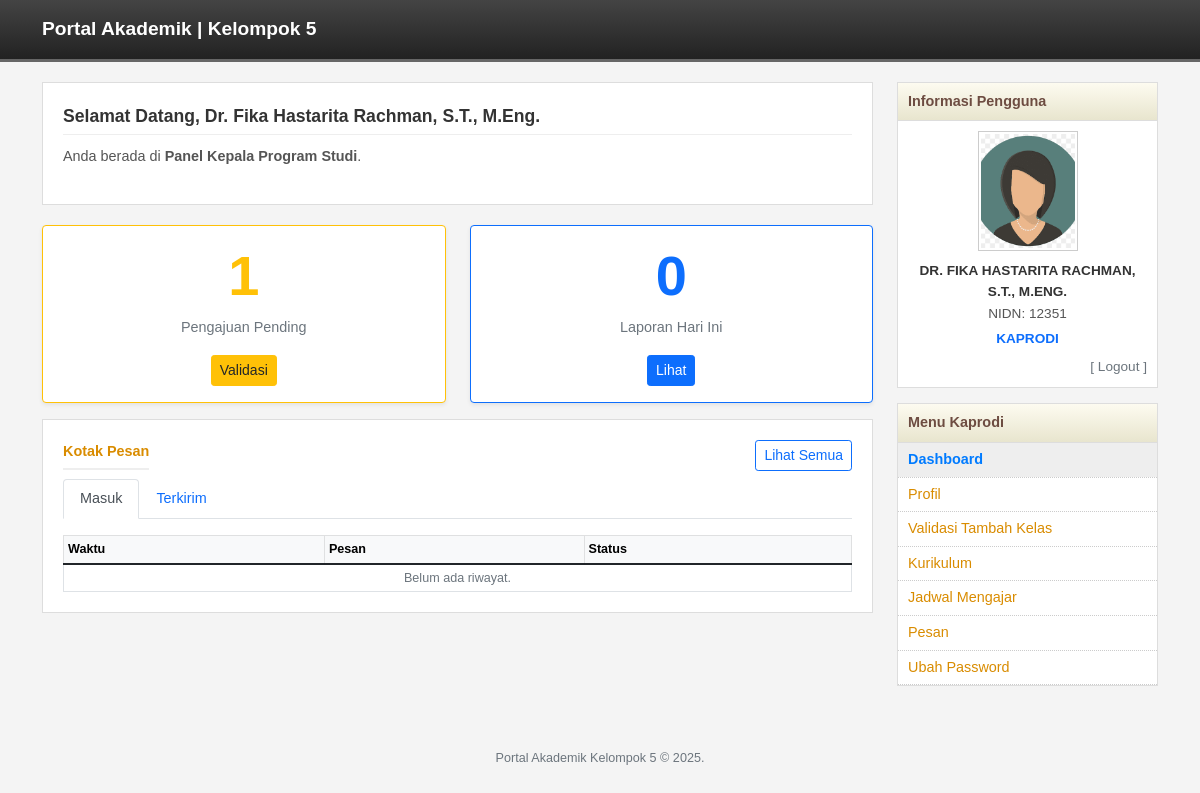
The page /dosen/kaprodi/dashboard.php (signed in) on the database as committed earlier.
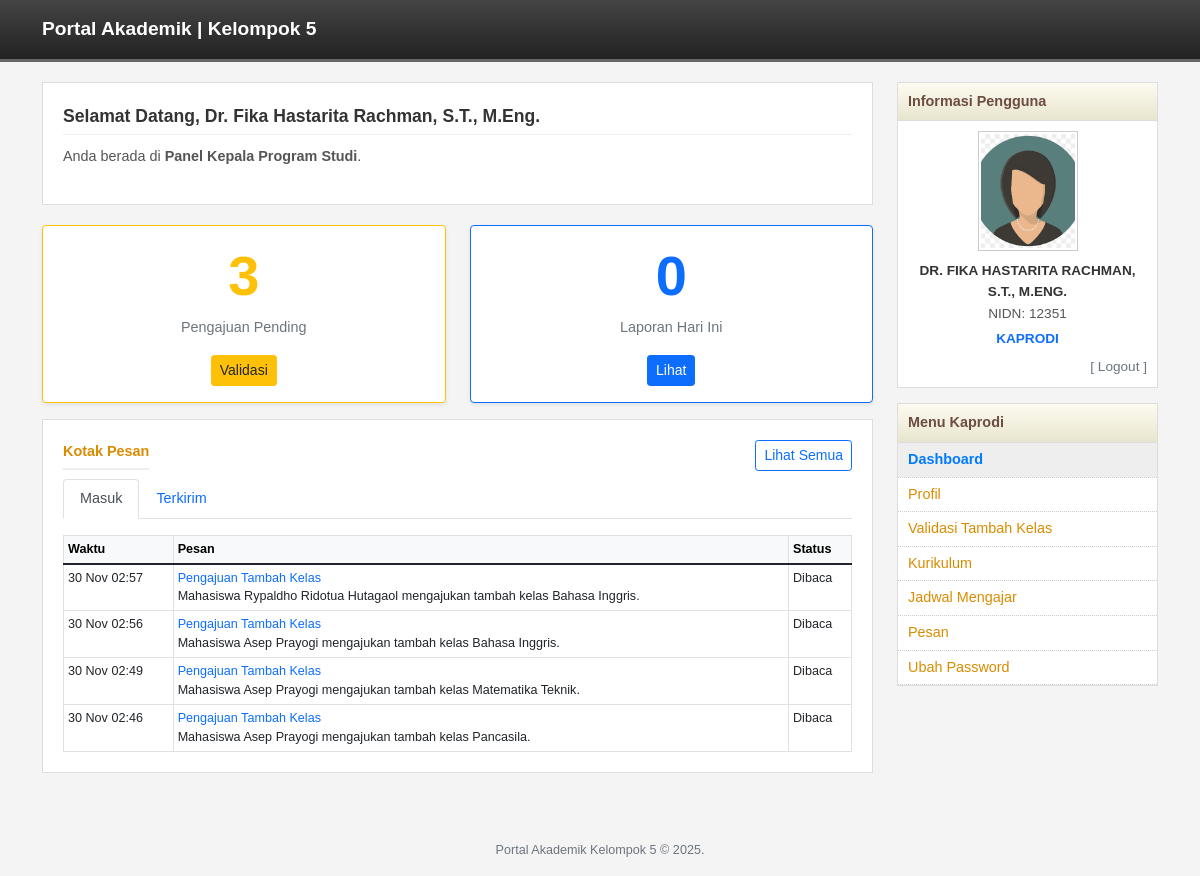
The same page on the database as committed later.
### tables this page shows
CREATE TABLE `notifikasi` (
  `id` int(11) NOT NULL,
  `user_id` int(11) NOT NULL,
  `user_type` enum('mahasiswa','dosen','tata_usaha') NOT NULL,
  `sender_id` int(11) DEFAULT NULL,
  `sender_type` enum('mahasiswa','dosen','tata_usaha') DEFAULT NULL,
  `judul` varchar(255) NOT NULL,
  `pesan` text NOT NULL,
  `tipe` enum('info','warning','success','error') DEFAULT 'info',
  `is_read` tinyint(1) DEFAULT 0,
  `is_deleted` tinyint(1) DEFAULT 0,
  `link` varchar(255) DEFAULT NULL,
  `created_at` timestamp NULL DEFAULT current_timestamp()
);

### dosen/kaprodi/dashboard.php (the view, shortened to what this page needs)
<?php
require_once "../../config/database.php";
$user = $_SESSION['user'];
$nama = htmlspecialchars($user['nama']);
$user_id = $user['id'];
$pendingCount = $pdo->query("SELECT COUNT(*) FROM pengajuan_tambah_kelas WHERE status = 'pending'")->fetchColumn();
$inbox = $pdo->prepare("SELECT * FROM notifikasi WHERE user_id = ? AND user_type = 'dosen' ORDER BY created_at DESC LIMIT 5");
$inbox->execute([$user_id]);
$listInbox = $inbox->fetchAll();
?>
<!DOCTYPE html>
<html lang="id">
<head>
    <link href="https://cdn.jsdelivr.net/npm/bootstrap@5.1.3/dist/css/bootstrap.min.css" rel="stylesheet">
    <link rel="stylesheet" href="https://cdnjs.cloudflare.com/ajax/libs/font-awesome/6.0.0/css/all.min.css">
    <link rel="stylesheet" href="../../assets/css/style.css">
</head>
<body>
<?php include "../../header.php"; ?>
<div class="container">
    <div class="row">
        <div class="col-md-9">
            <div class="content-box">
                <div class="welcome-title">Selamat Datang, <?= $nama ?></div>
                <div class="welcome-text"><p>Anda berada di <strong>Panel Kepala Program Studi</strong>.</p></div>
            </div>
            <div class="row">
                <div class="col-md-6"><div class="card bg-white border-warning mb-3 shadow-sm"><div class="card-body text-center"><h1 class="display-4 fw-bold text-warning"><?= $pendingCount ?></h1><p class="card-text text-muted">Pengajuan Pending</p><a href="validasi_tambah_kelas.php" class="btn btn-warning btn-sm text-dark">Validasi</a></div></div></div>
                <div class="col-md-6"><div class="card bg-white border-primary mb-3 shadow-sm"><div class="card-body text-center"><h1 class="display-4 fw-bold text-primary">0</h1><p class="card-text text-muted">Laporan Hari Ini</p><a href="#" class="btn btn-primary btn-sm">Lihat</a></div></div></div>
            </div>
            <div class="content-box">
                <div class="d-flex justify-content-between align-items-center mb-2">
                    <div class="msg-header mb-0">Kotak Pesan</div>
                    <a href="pesan.php" class="btn btn-sm btn-outline-primary">Lihat Semua</a>
                </div>
                <ul class="nav nav-tabs mb-3" id="kpTab" role="tablist">
                    <li class="nav-item"><button class="nav-link active" id="kp-inbox-tab" data-bs-toggle="tab" data-bs-target="#kp-inbox">Masuk</button></li>
                    <li class="nav-item"><button class="nav-link" id="kp-sent-tab" data-bs-toggle="tab" data-bs-target="#kp-sent">Terkirim</button></li>
                </ul>
                <div class="tab-content">
                    <div class="tab-pane fade show active" id="kp-inbox">
                        <div class="table-responsive"><table class="table table-bordered table-sm mb-0 small"><thead class="table-light"><tr><th>Waktu</th><th>Pesan</th><th>Status</th></tr></thead><tbody>
                            <?php if(empty($listInbox)): ?><tr><td colspan="3" class="text-center text-muted">Belum ada riwayat.</td></tr><?php else: foreach($listInbox as $n): ?>
                            <tr class="<?= $n['is_read']?'':'fw-bold bg-light' ?>"><td><?= date('d M H:i', strtotime($n['created_at'])) ?></td><td><span class="text-primary"><?= htmlspecialchars($n['judul']) ?></span><br><?= htmlspecialchars($n['pesan']) ?></td><td><?= $n['is_read']?'Dibaca':'Baru' ?></td></tr>
                            <?php endforeach; endif; ?>
                        </tbody></table></div>
                    </div>
                </div>
            </div>
        </div>
        <div class="col-md-3"><?php include "sidebar.php"; ?></div>
    </div>
</div>
<?php include "../../footer.php"; ?>
</body></html>

Rows that differ between the two databases and show on the page:
added notifikasi: created_at "30 Nov 02:57", judul "Pengajuan Tambah Kelas", pesan "Mahasiswa Rypaldho Ridotua Hutagaol mengajukan tambah kelas Bahasa Inggris.", is_read "Dibaca"
added notifikasi: created_at "30 Nov 02:56", judul "Pengajuan Tambah Kelas", pesan "Mahasiswa Asep Prayogi mengajukan tambah kelas Bahasa Inggris.", is_read "Dibaca"
added notifikasi: created_at "30 Nov 02:49", judul "Pengajuan Tambah Kelas", pesan "Mahasiswa Asep Prayogi mengajukan tambah kelas Matematika Teknik.", is_read "Dibaca"
added notifikasi: created_at "30 Nov 02:46", judul "Pengajuan Tambah Kelas", pesan "Mahasiswa Asep Prayogi mengajukan tambah kelas Pancasila.", is_read "Dibaca"
Other text that changed with them:
$pendingCount: "1" → "3"
text no longer shown: "Belum ada riwayat."
